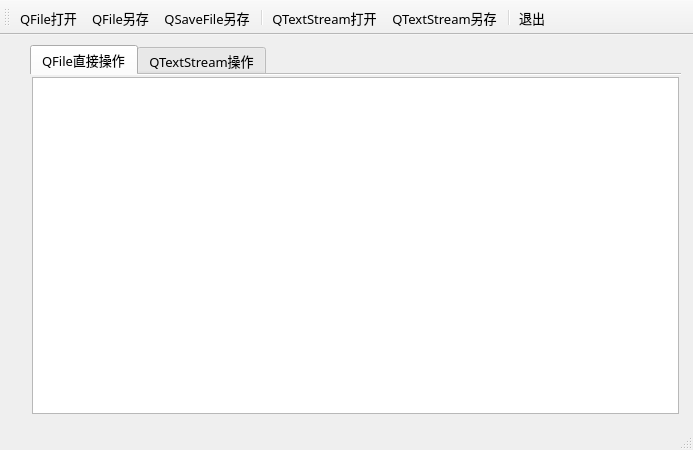
<?xml version="1.0" encoding="UTF-8"?>
<ui version="4.0">
 <class>MainWindow</class>
 <widget class="QMainWindow" name="MainWindow">
  <property name="geometry">
   <rect>
    <x>0</x>
    <y>0</y>
    <width>693</width>
    <height>450</height>
   </rect>
  </property>
  <property name="font">
   <font>
    <family>宋体</family>
    <pointsize>10</pointsize>
   </font>
  </property>
  <property name="windowTitle">
   <string>文本文件读写</string>
  </property>
  <widget class="QWidget" name="centralWidget">
   <widget class="QTabWidget" name="tabWidget">
    <property name="geometry">
     <rect>
      <x>30</x>
      <y>10</y>
      <width>651</width>
      <height>371</height>
     </rect>
    </property>
    <property name="currentIndex">
     <number>0</number>
    </property>
    <property name="documentMode">
     <bool>true</bool>
    </property>
    <widget class="QWidget" name="tab">
     <attribute name="icon">
      <iconset>
       <normaloff>:/images/images/29.bmp</normaloff>:/images/images/29.bmp</iconset>
     </attribute>
     <attribute name="title">
      <string>QFile直接操作</string>
     </attribute>
     <layout class="QVBoxLayout" name="verticalLayout">
      <property name="spacing">
       <number>2</number>
      </property>
      <property name="leftMargin">
       <number>2</number>
      </property>
      <property name="topMargin">
       <number>2</number>
      </property>
      <property name="rightMargin">
       <number>2</number>
      </property>
      <property name="bottomMargin">
       <number>2</number>
      </property>
      <item>
       <widget class="QPlainTextEdit" name="textEditDevice">
        <property name="font">
         <font>
          <family>宋体</family>
          <pointsize>11</pointsize>
         </font>
        </property>
       </widget>
      </item>
     </layout>
    </widget>
    <widget class="QWidget" name="tab_2">
     <attribute name="icon">
      <iconset>
       <normaloff>:/images/images/133.bmp</normaloff>:/images/images/133.bmp</iconset>
     </attribute>
     <attribute name="title">
      <string>QTextStream操作</string>
     </attribute>
     <layout class="QVBoxLayout" name="verticalLayout_2">
      <property name="spacing">
       <number>2</number>
      </property>
      <property name="leftMargin">
       <number>2</number>
      </property>
      <property name="topMargin">
       <number>2</number>
      </property>
      <property name="rightMargin">
       <number>2</number>
      </property>
      <property name="bottomMargin">
       <number>2</number>
      </property>
      <item>
       <widget class="QPlainTextEdit" name="textEditStream">
        <property name="palette">
         <palette>
          <active>
           <colorrole role="WindowText">
            <brush brushstyle="SolidPattern">
             <color alpha="255">
              <red>0</red>
              <green>0</green>
              <blue>0</blue>
             </color>
            </brush>
           </colorrole>
           <colorrole role="Text">
            <brush brushstyle="SolidPattern">
             <color alpha="255">
              <red>0</red>
              <green>0</green>
              <blue>255</blue>
             </color>
            </brush>
           </colorrole>
           <colorrole role="PlaceholderText">
            <brush brushstyle="NoBrush">
             <color alpha="128">
              <red>0</red>
              <green>0</green>
              <blue>255</blue>
             </color>
            </brush>
           </colorrole>
          </active>
          <inactive>
           <colorrole role="WindowText">
            <brush brushstyle="SolidPattern">
             <color alpha="255">
              <red>0</red>
              <green>0</green>
              <blue>0</blue>
             </color>
            </brush>
           </colorrole>
           <colorrole role="Text">
            <brush brushstyle="SolidPattern">
             <color alpha="255">
              <red>0</red>
              <green>0</green>
              <blue>255</blue>
             </color>
            </brush>
           </colorrole>
           <colorrole role="PlaceholderText">
            <brush brushstyle="NoBrush">
             <color alpha="128">
              <red>0</red>
              <green>0</green>
              <blue>255</blue>
             </color>
            </brush>
           </colorrole>
          </inactive>
          <disabled>
           <colorrole role="WindowText">
            <brush brushstyle="SolidPattern">
             <color alpha="255">
              <red>120</red>
              <green>120</green>
              <blue>120</blue>
             </color>
            </brush>
           </colorrole>
           <colorrole role="Text">
            <brush brushstyle="SolidPattern">
             <color alpha="255">
              <red>120</red>
              <green>120</green>
              <blue>120</blue>
             </color>
            </brush>
           </colorrole>
           <colorrole role="PlaceholderText">
            <brush brushstyle="NoBrush">
             <color alpha="128">
              <red>0</red>
              <green>0</green>
              <blue>255</blue>
             </color>
            </brush>
           </colorrole>
          </disabled>
         </palette>
        </property>
        <property name="font">
         <font>
          <family>宋体</family>
          <pointsize>11</pointsize>
         </font>
        </property>
       </widget>
      </item>
     </layout>
    </widget>
   </widget>
  </widget>
  <widget class="QToolBar" name="mainToolBar">
   <property name="toolButtonStyle">
    <enum>Qt::ToolButtonTextUnderIcon</enum>
   </property>
   <attribute name="toolBarArea">
    <enum>TopToolBarArea</enum>
   </attribute>
   <attribute name="toolBarBreak">
    <bool>false</bool>
   </attribute>
   <addaction name="actOpen_IODevice"/>
   <addaction name="actSave_IODevice"/>
   <addaction name="actSave_TextSafe"/>
   <addaction name="separator"/>
   <addaction name="actOpen_TextStream"/>
   <addaction name="actSave_TextStream"/>
   <addaction name="separator"/>
   <addaction name="actQuit"/>
  </widget>
  <widget class="QStatusBar" name="statusBar"/>
  <action name="actOpen_IODevice">
   <property name="icon">
    <iconset>
     <normaloff>:/images/images/804.bmp</normaloff>:/images/images/804.bmp</iconset>
   </property>
   <property name="text">
    <string>QFile打开</string>
   </property>
   <property name="toolTip">
    <string>用QFile打开文本文件</string>
   </property>
   <property name="statusTip">
    <string>用QFile打开文本文件</string>
   </property>
  </action>
  <action name="actOpen_TextStream">
   <property name="icon">
    <iconset>
     <normaloff>:/images/images/122.bmp</normaloff>:/images/images/122.bmp</iconset>
   </property>
   <property name="text">
    <string>QTextStream打开</string>
   </property>
   <property name="toolTip">
    <string>用QTextStream打开文本文件</string>
   </property>
   <property name="statusTip">
    <string>用QTextStream打开文本文件</string>
   </property>
  </action>
  <action name="actQuit">
   <property name="icon">
    <iconset>
     <normaloff>:/images/images/132.bmp</normaloff>:/images/images/132.bmp</iconset>
   </property>
   <property name="text">
    <string>退出</string>
   </property>
   <property name="toolTip">
    <string>退出</string>
   </property>
  </action>
  <action name="actSave_IODevice">
   <property name="icon">
    <iconset>
     <normaloff>:/images/images/104.bmp</normaloff>:/images/images/104.bmp</iconset>
   </property>
   <property name="text">
    <string>QFile另存</string>
   </property>
   <property name="toolTip">
    <string>用QFile直接另存文件</string>
   </property>
   <property name="statusTip">
    <string>用QFile直接另存文件</string>
   </property>
  </action>
  <action name="actSave_TextStream">
   <property name="icon">
    <iconset>
     <normaloff>:/images/images/floppy.bmp</normaloff>:/images/images/floppy.bmp</iconset>
   </property>
   <property name="text">
    <string>QTextStream另存</string>
   </property>
   <property name="toolTip">
    <string>用QTextStream另存文件</string>
   </property>
   <property name="statusTip">
    <string>用QTextStream另存文件</string>
   </property>
  </action>
  <action name="actSave_TextSafe">
   <property name="icon">
    <iconset>
     <normaloff>:/images/images/066.GIF</normaloff>:/images/images/066.GIF</iconset>
   </property>
   <property name="text">
    <string>QSaveFile另存</string>
   </property>
   <property name="toolTip">
    <string>用QSaveFile另存文件</string>
   </property>
   <property name="statusTip">
    <string>用QSaveFile另存文件</string>
   </property>
  </action>
 </widget>
 <layoutdefault spacing="6" margin="11"/>
 <resources/>
 <connections>
  <connection>
   <sender>actQuit</sender>
   <signal>triggered()</signal>
   <receiver>MainWindow</receiver>
   <slot>close()</slot>
   <hints>
    <hint type="sourcelabel">
     <x>-1</x>
     <y>-1</y>
    </hint>
    <hint type="destinationlabel">
     <x>364</x>
     <y>265</y>
    </hint>
   </hints>
  </connection>
 </connections>
</ui>
